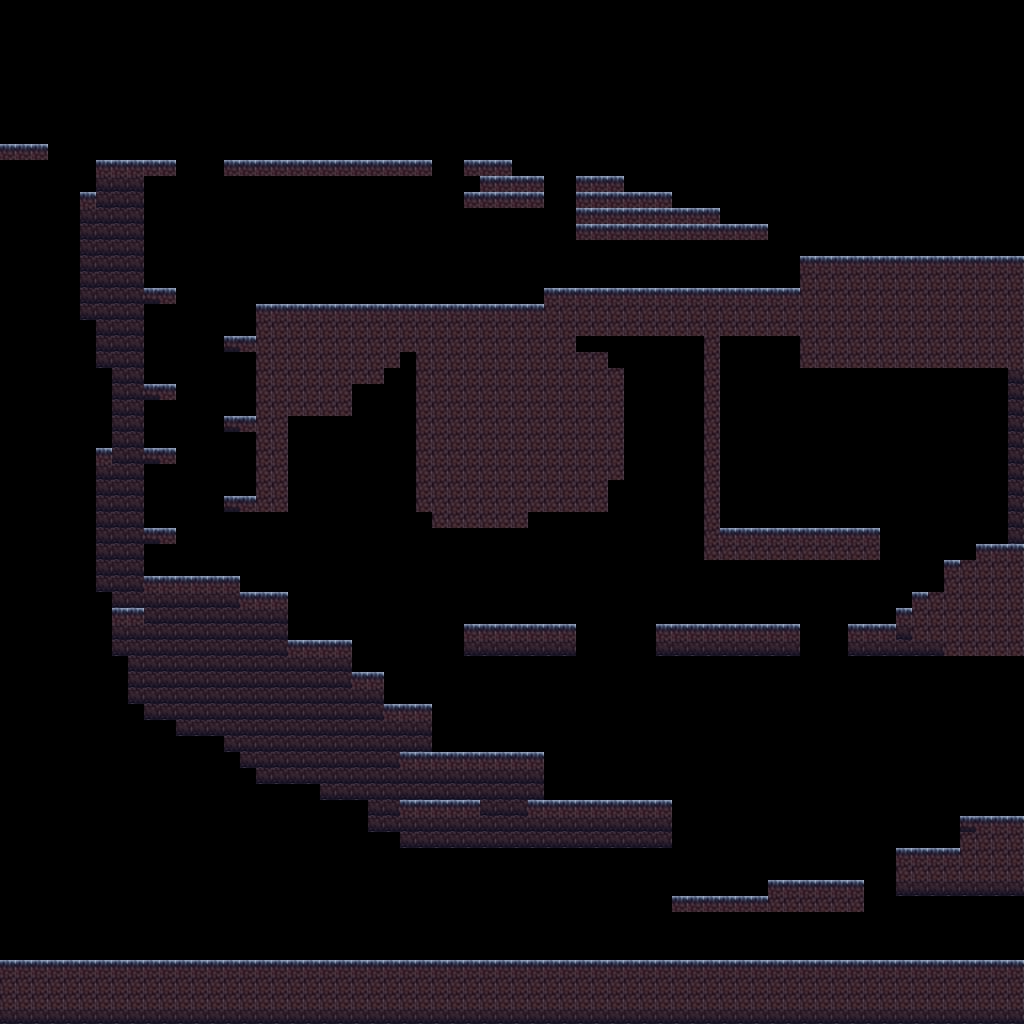

Rendered tile map (Tiled .tmx) drawn with the repository's tilesets; below, a short description and the map source with its tile grids summarised:
An orthogonal 64x64 tile map with 16x16 px tiles, 1 tile layer (Tile Layer 1).

<map version="1.9" tiledversion="1.9.2" orientation="orthogonal" renderorder="right-down" width="64" height="64" tilewidth="16" tileheight="16" infinite="0" nextlayerid="2" nextobjectid="1">
 <tileset firstgid="1" source="H2lXLM.tsx" />
 <layer id="1" name="Tile Layer 1" width="64" height="64">
  <data>[4096 cells, 1220 non-empty, 4 distinct tile ids]</data>
 </layer>
</map>